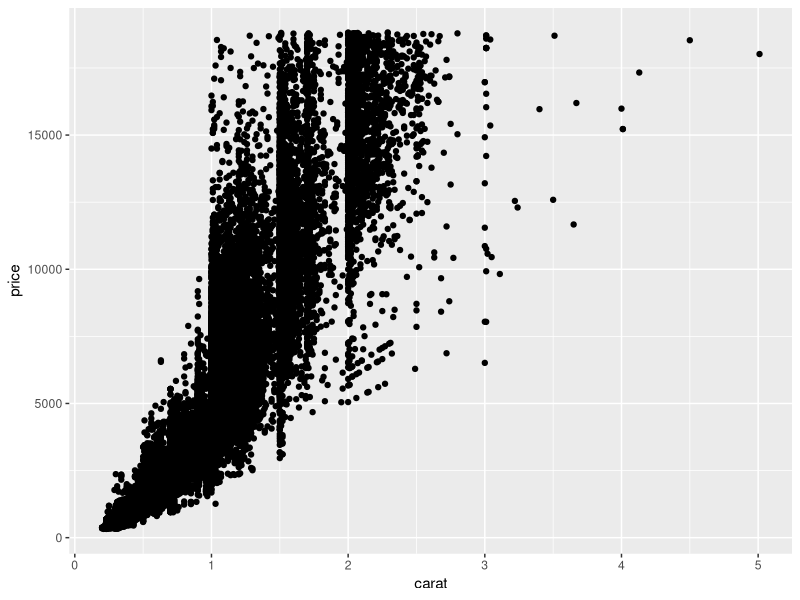
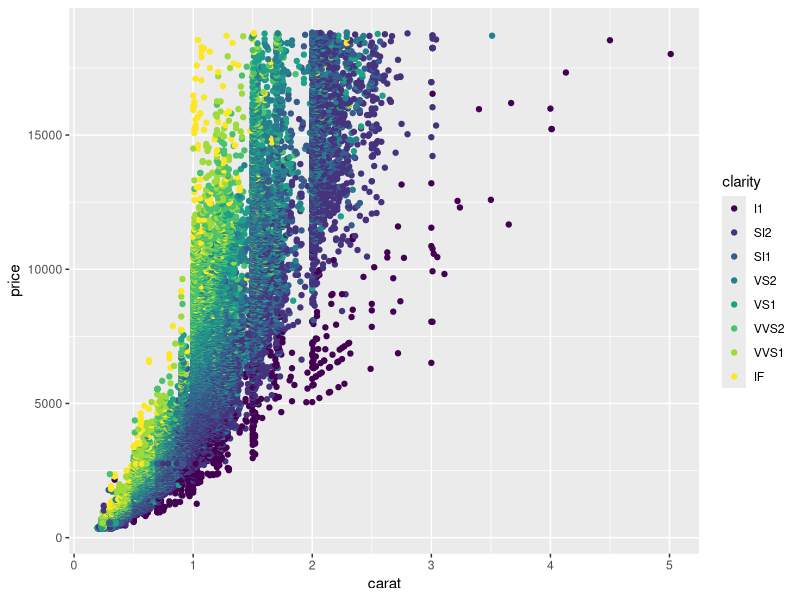
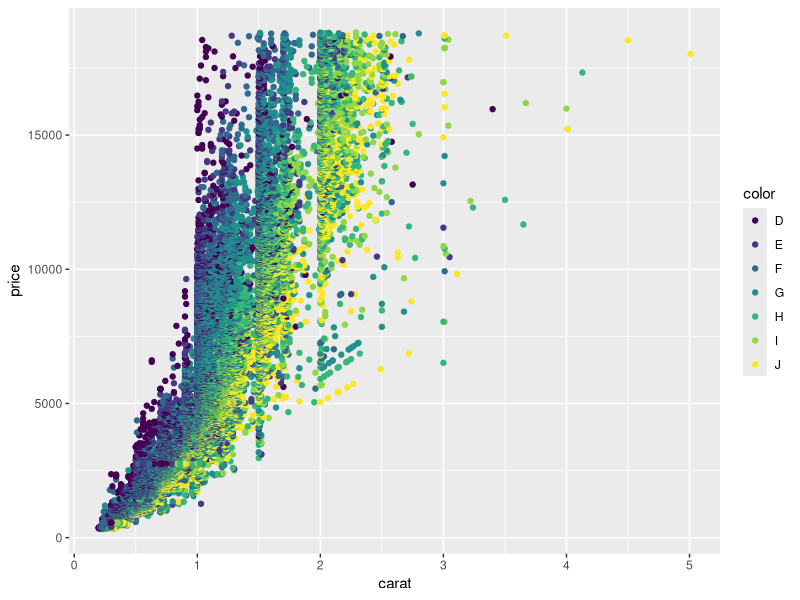
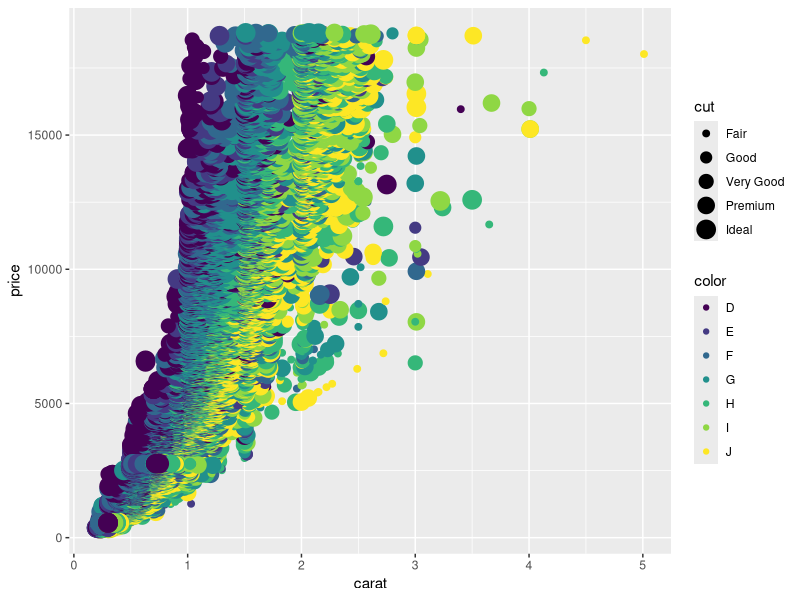
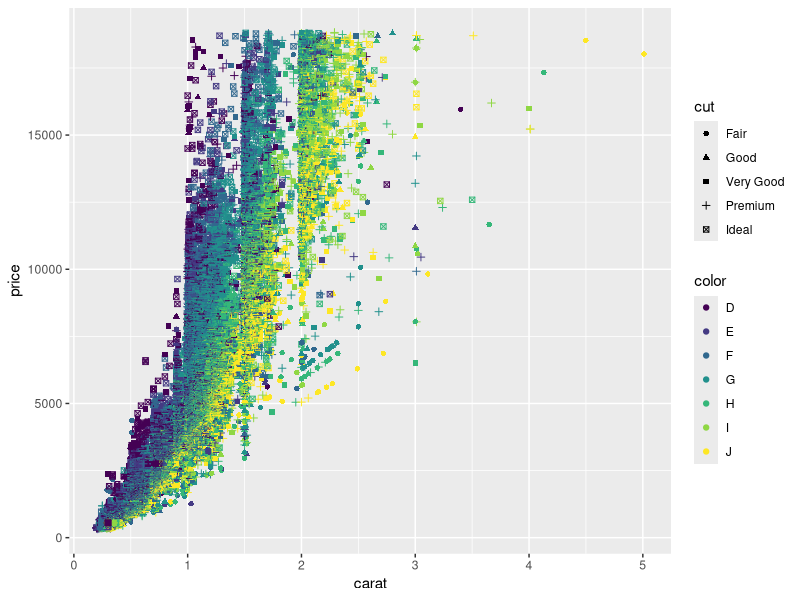
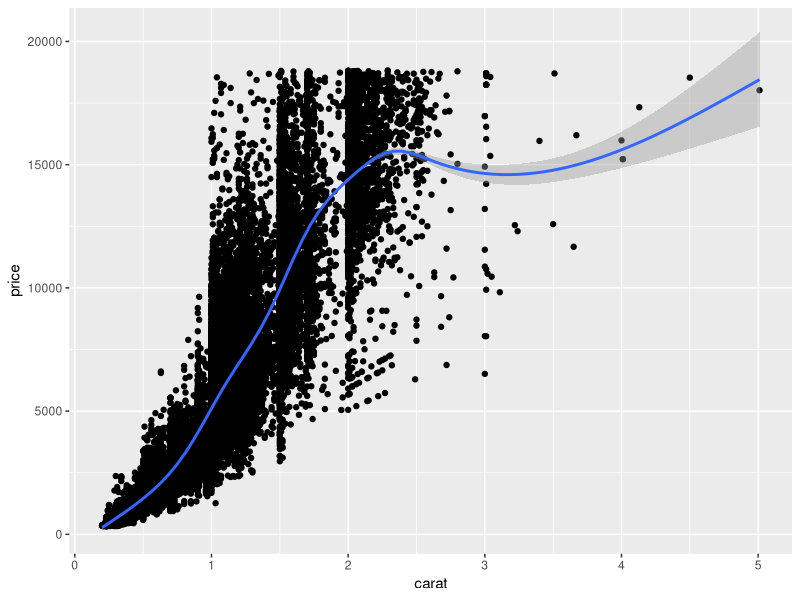
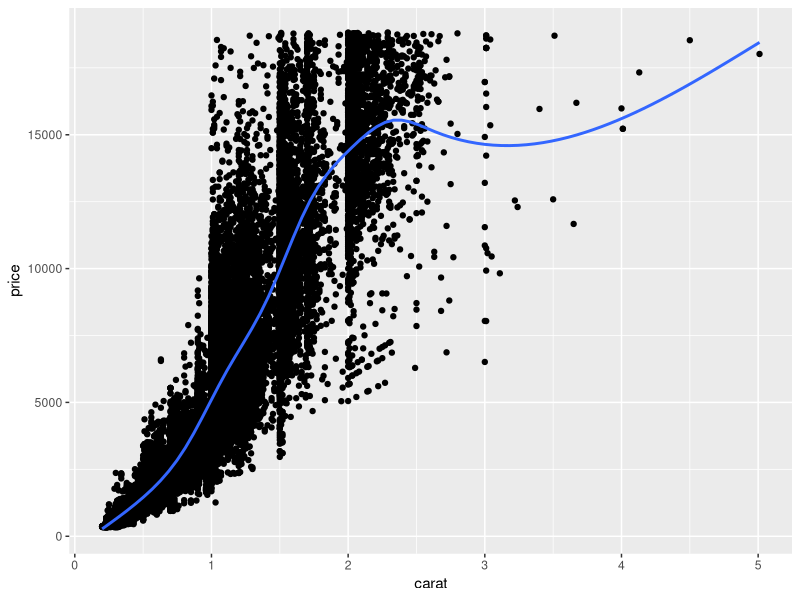
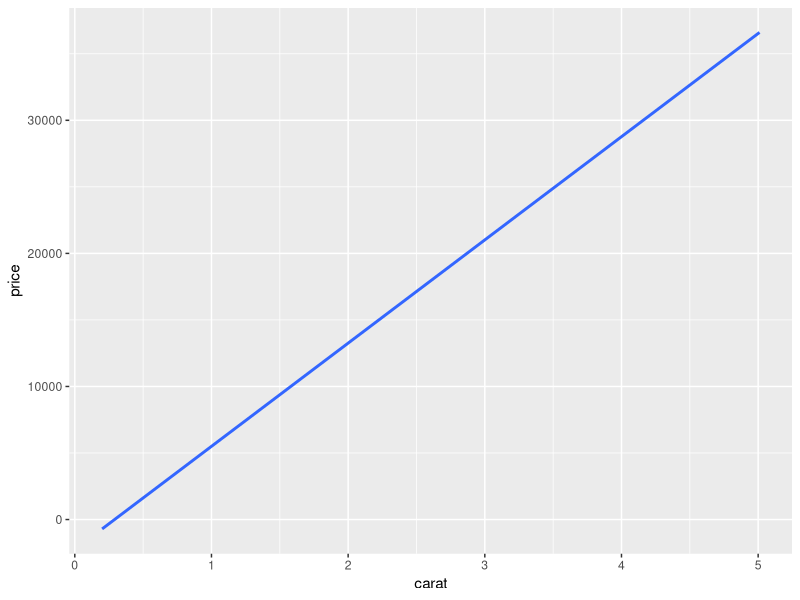

Recreate these plots in R, in order.
#--------------------------------------------------------------------------------------------------------------------------------------#
#--------------------------------------------------------------------------------------------------------------------------------------#
#--------------------------------------------------------------------------------------------------------------------------------------#
#                                                          "*ggplot2*"
#--------------------------------------------------------------------------------------------------------------------------------------#
#--------------------------------------------------------------------------------------------------------------------------------------#
#--------------------------------------------------------------------------------------------------------------------------------------#
# This is case study to practise the commands of ggplot2.
#--------------------------------------------------------------------------------------------------------------------------------------#
# LOADING THE LIBRARY AND A DATASET - diamonds.
#----------------------------------------------
  library("ggplot2")
  data("diamonds")
  View(diamonds)
  help(diamonds)
#--------------------------------------------------------------------------------------------------------------------------------------#
# SCATTER PLOT
#-------------
  # Plotting "price" vs "carat".
  ggplot(diamonds, aes(x = carat, y = price)) + geom_point()

  # Coloring the data points with factor variable "clarity".
  ggplot(diamonds, aes(x = carat, y = price, color=clarity)) + geom_point()

  # Coloring the data points with factor variable "color" improving the resolution.
  ggplot(diamonds, aes(x = carat, y = price, color=color, resolution(1200))) + geom_point()

  # Coloring the data points with factor variable "color" and resizing the data points with another factor variable "cut".
  ggplot(diamonds, aes(x = carat, y = price, color=color, resolution(1200), size = cut)) + geom_point()

  # Coloring the data points with factor variable "color" and reshaping the data points with another factor variable "cut".
  ggplot(diamonds, aes(x = carat, y = price, color=color, resolution(1200), shape = cut)) + geom_point()

  # Fitting a smooth curve to the plot. (se = FALSE is used to remove the confidence interval shading).
  ggplot(diamonds, aes(x = carat, y = price)) + geom_point() + geom_smooth()
  ggplot(diamonds, aes(x = carat, y = price)) + geom_point() + geom_smooth(se = FALSE)
  # Fitting a stright line to the plot.
  ggplot(diamonds, aes(x = carat, y = price)) + geom_smooth(se = FALSE, method = "lm")

  # Adding a title to the plot.
  ggplot(diamonds, aes(x = carat, y = price)) + geom_point() + ggtitle("My plot")

  # Restricting the value of a variable in a specific range.
  ggplot(diamonds, aes(x = carat, y = price)) + geom_point() + xlim(0,2)

  # To remove the data points and get the best fit line only
  ggplot(diamonds, aes(x = carat, y = price)) + geom_smooth(method = "lm")
#--------------------------------------------------------------------------------------------------------------------------------------#
# HISTOGRAMS
#-----------
  # Used for 1 dimensional data
  ggplot(diamonds, aes(x = price)) + geom_histogram()

  # Changing the bin width
  ggplot(diamonds, aes(x = price)) + geom_histogram(binwidth = 2000) # wider
  ggplot(diamonds, aes(x = price)) + geom_histogram(binwidth = 200) # narrow

  # Facetting
  ggplot(diamonds, aes(x = price)) + geom_histogram() + facet_wrap(~ clarity)
  ggplot(diamonds, aes(x = price)) + geom_histogram(col = "blue") + facet_wrap(~ color)
  # All plots have different frequencies(count). To change the y axis accordingly
  ggplot(diamonds, aes(x = price)) + geom_histogram(col = "red") + facet_wrap(~ color, scales = "free_y")

  # Creating a stack histogram for "price" based on "clarity".
  ggplot(diamonds, aes(x = price, fill = clarity)) + geom_histogram()
  # Creating a stack histogram for "price" based on "cut".
  ggplot(diamonds, aes(x = price, fill = cut)) + geom_histogram()
#--------------------------------------------------------------------------------------------------------------------------------------#
#  DENSITY PLOTS
#---------------
  ggplot(diamonds, aes(x = price)) + geom_density()

  # Coloring the data based on the "cut" attribute.
  ggplot(diamonds, aes(x = price, col = cut)) + geom_density()
#--------------------------------------------------------------------------------------------------------------------------------------#
# BOX PLOTS
#----------
  # Used to compare multiple densities
  ggplot(diamonds, aes(x = color, y = price, color = "red")) + geom_boxplot()
  # We have a lot of outliers in the above boxplot. We can use scaling to overcome this.
  ggplot(diamonds, aes(x = color, y = price)) + geom_boxplot() + scale_y_log10()
#--------------------------------------------------------------------------------------------------------------------------------------#
# VIOLIN PLOTS
#-------------
  ggplot(diamonds, aes(x = color, y = price)) + geom_violin()
  ggplot(diamonds, aes(x = color, y = price)) + geom_violin() + scale_y_log10()
  ggplot(diamonds, aes(y = price, x = color)) + geom_violin() + facet_wrap(~ clarity, scales = "free_y")
#--------------------------------------------------------------------------------------------------------------------------------------#
# q-plot
#-------
  set.seed(1)
  x <- rnorm(1000)
  qplot(x, fill = "red")
  qplot(x, fill = "red", binwidth = 0.1)
  qplot(x, fill = "yellow", binwidth = 0.2) + xlab("Random Normal Values") + ylab("Frequency")
  # creating a scatter plot
  set.seed(2)
  y <- rnorm(1000)
  qplot(x, y)
  qplot(x, y) + geom_smooth()
#--------------------------------------------------------------------------------------------------------------------------------------#
  data("WorldPhones")
  head(WorldPhones, 10)
  summary("WorldPhones")
  View(WorldPhones)
  library(reshape2)
  worldPhones.m <- melt(WorldPhones)
  worldPhones.m
  colnames(worldPhones.m) <- c("Year", "Continent", "Phones")
  View(worldPhones.m)
  # In melted format it becomes easy to visualise in ggplot2.
  ggplot(worldPhones.m, aes(x = Year, y = Phones, col = Continent)) + geom_point()
  ggplot(worldPhones.m, aes(x = Year, y = Phones, col = Continent)) + geom_line()
  # The data is not linear and difficult to visualise. To overcome this use log scales
  ggplot(worldPhones.m, aes(x = Year, y = Phones, col = Continent)) + geom_line() + scale_y_log10()
#---------------------------------------------------------------------------------------------------------------------------------------#
# SAVING THE PLOTS
#-----------------
  ggplot(diamonds, aes(x = carat, y = price)) + geom_point()
  # Save the plot in an object, say p.
  p <- ggplot(diamonds, aes(x = carat, y = price)) + geom_point()
  # Saving the plot
  ggsave(filename = "diamond.png", p)


